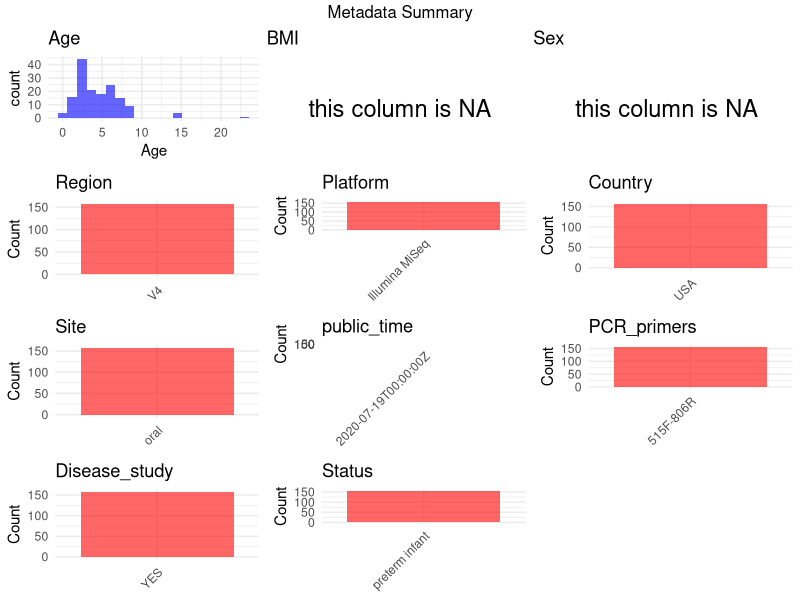

Generate this figure with R:
## ---- chunk 1
# Load necessary libraries
library(dplyr)
library(ggplot2)
library(gridExtra)

# Set working directory (update this path to your local directory)
setwd("D:/metadata/PRJEB39436")

# Read the initial metadata files
initial_meta <- read.csv("SraRunTable.csv", header = TRUE)
#initial_meta1 <- read.csv("SraRunTable1.csv", header = TRUE)

# Combine the two metadata files
meta <- rbind(initial_meta)

# Remove entries where Organism is "gut metagenome" (non-oral samples)
meta <- subset(meta, Organism == "human oral metagenome")

# Check the number of samples containing "HT" in Sample.Name (e.g., healthy controls)
nrow(subset(meta, grepl("HT", Sample.Name)))

# Display the first few rows of the metadata
head(meta)
## ---- chunk 2
# Create a uniform metadata dataframe
metadata <- data.frame(
  BioProject = meta$BioProject,
  Run = meta$Run,
  sample_name = meta$Sample.Name,
  Age = meta$Host_age,  # To be filled Update based on you metadata
  BMI = NA,  # To be filled based on you metadata
  Sex = NA,  # To be filled based on you metadata
  Region = "V4",  # Update if different for your study
  Platform = meta$Instrument,
  Country = "USA",
  Site = "oral", # other names of this columns such as env_median, env_material
  public_time = meta$ReleaseDate,
  stringsAsFactors = FALSE
)
## ---- chunk 3
# Add information obtained from the publication
metadata$PCR_primers <- "515F-806R"  # Update based on the publication
metadata$title <- "Multiomic Analyses of Nascent Preterm Infant Microbiomes Differentiation Suggest Opportunities for Targeted Intervention"
metadata$Disease_study <- "YES"
metadata$Status <- "preterm infant"
# Assign disease status based on sample_name patterns
#metadata <- metadata %>%
#  mutate(Status = case_when(
#    grepl("DT", sample_name) ~ "T2DM",
#    grepl("HT|Tb", sample_name) ~ "HC"
#  ))
## ---- chunk 4
# Check the number of unique runs and sample names
print(paste("Number of unique runs:", length(unique(metadata$Run))))
print(paste("Number of unique sample names:", length(unique(metadata$sample_name))))
## ---- chunk 5
# Select columns for visualization
plot_data <- metadata %>%
  select(-BioProject, -Run, -sample_name, -title)

# Function to create simple plots for each column
create_simple_plots <- function(data) {
  plots <- list()
  
  for (col in colnames(data)) {
    # Check if the column is all NA
    if (all(is.na(data[[col]]))) {
      # Create an empty plot with text indicating all NA
      p <- ggplot() +
        annotate("text", x = 0.5, y = 0.5, label = "this column is NA", size = 6) +
        labs(title = col) +
        theme_void()
    } else if (is.numeric(data[[col]])) {
      # Numeric variable: histogram
      p <- ggplot(data, aes(x = .data[[col]])) +
        geom_histogram(fill = "blue", alpha = 0.6, bins = 20, na.rm = TRUE) +
        labs(title = col) +
        theme_minimal()
    } else {
      # Categorical variable: bar plot (remove NA values)
      count_data <- as.data.frame(table(data[[col]], useNA = "ifany"))
      p <- ggplot(count_data, aes(x = reorder(Var1, -Freq), y = Freq)) +
        geom_col(fill = "red", alpha = 0.6) +
        labs(title = col, x = NULL, y = "Count") +
        theme_minimal() +
        theme(axis.text.x = element_text(angle = 45, hjust = 1))
    }
    plots[[col]] <- p
  }
  
  return(plots)
}

# Generate and arrange plots
plots <- create_simple_plots(plot_data)
grid.arrange(grobs = plots, ncol = 3, top = "Metadata Summary")
## ---- chunk 6
# Reorder columns to match the desired format
metadata <- metadata[, c(
  "BioProject", "Run", "sample_name", "Age", "BMI", "Sex", 
  "Region", "Platform", "Country", "Site", "public_time", 
  "PCR_primers", "title", "Disease_study", "Status"
)]

# Export the uniform metadata to a CSV file
write.csv(metadata, file = "metadata.csv", quote = FALSE)
